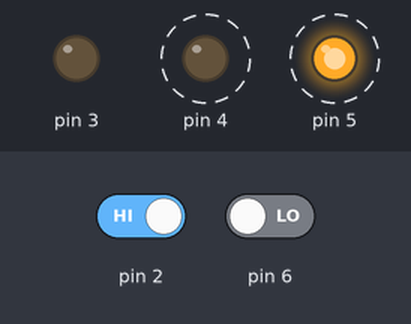
Recording of a sketch running on a simulated Arduino Uno, built with avr-gcc and run on an emulated ATmega328P. On the bench: output pins drawn as LEDs (lit = HIGH). Dashed ring = blinking. The test bench sets the inputs (shaded band); at power-on: pin 2 HIGH, pin 6 LOW.

Above: at 1.3 s.
1.4 s: pin 2 driven LOW
At 2.7 s:
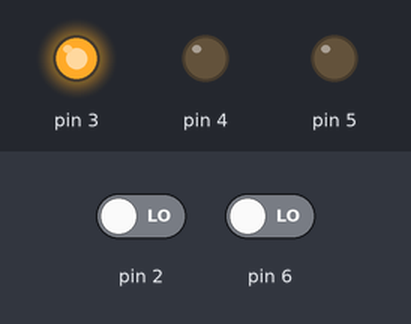
3.0 s: pin 2 driven HIGH
At 3.12 s:
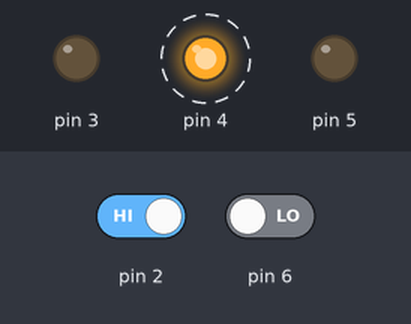
6.0 s: pin 6 driven HIGH
At 6.15 s:
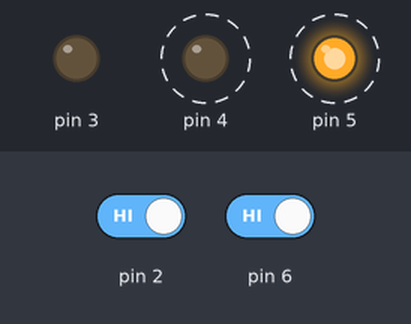
Timing chart, 0 to 15.0 s (numbered marks = the images above; inputs shaded):
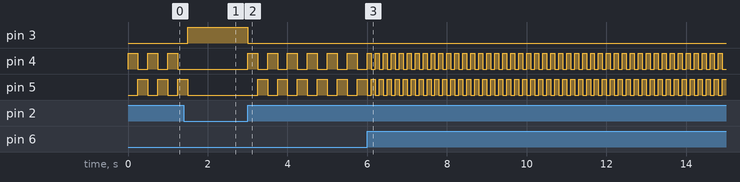

Measured:
- after the input at 1.4 s, pin 3: LOW → HIGH after 0.10 s; pin 4: stops changing and stays LOW; pin 5: goes on until 1.5 s, then stays LOW
- after the input at 3.0 s, pin 3: HIGH → LOW at once; pin 4: alternates HIGH for 0.25 s and LOW for 0.25 s, starting at once; pin 5: alternates HIGH for 0.25 s and LOW for 0.25 s, starting after 0.25 s
- after the input at 6.0 s, pin 4, pin 5: alternates HIGH for 0.10 s and LOW for 0.10 s, starting after 0.10 s
- by itself, pin 4, pin 5: alternates HIGH for 0.25 s and LOW for 0.25 s

The sketch:

spaceship.ino
```cpp
void setup(){
    pinMode(3, OUTPUT);
    pinMode(4, OUTPUT);
    pinMode(5, OUTPUT);
    pinMode(2, INPUT);
    pinMode(6, INPUT);
}

void loop(){
    if (digitalRead(2) == LOW){
        digitalWrite(3, HIGH);
        digitalWrite(4, LOW);
        digitalWrite(5, LOW);
    } else {
        digitalWrite(3, LOW);
        digitalWrite(4, HIGH);
        digitalWrite(5, LOW);
        digitalRead(6) == LOW ? delay(250) : delay(100);

        digitalWrite(4, LOW);
        digitalWrite(5, HIGH);
        digitalRead(6) == LOW ? delay(250) : delay(100);
    }

}
```
